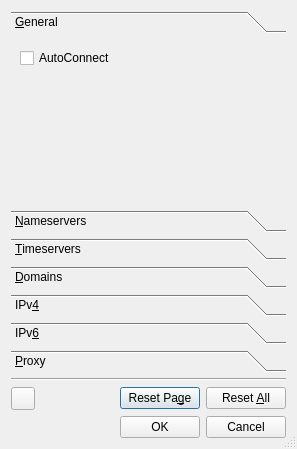
<?xml version="1.0" encoding="UTF-8"?>
<ui version="4.0">
 <class>Peditor</class>
 <widget class="QDialog" name="Peditor">
  <property name="geometry">
   <rect>
    <x>0</x>
    <y>0</y>
    <width>297</width>
    <height>449</height>
   </rect>
  </property>
  <property name="windowTitle">
   <string>Property Editor</string>
  </property>
  <property name="sizeGripEnabled">
   <bool>true</bool>
  </property>
  <property name="modal">
   <bool>true</bool>
  </property>
  <layout class="QVBoxLayout" name="verticalLayout_3">
   <item>
    <widget class="QToolBox" name="toolBox_peditor">
     <widget class="QWidget" name="general">
      <property name="geometry">
       <rect>
        <x>0</x>
        <y>0</y>
        <width>279</width>
        <height>165</height>
       </rect>
      </property>
      <attribute name="label">
       <string>&amp;General</string>
      </attribute>
      <layout class="QVBoxLayout" name="verticalLayout_9">
       <item>
        <widget class="QCheckBox" name="checkBox_autoconnect">
         <property name="whatsThis">
          <string>&lt;html&gt;&lt;head/&gt;&lt;body&gt;&lt;p&gt;If checked this service will auto-connect when no other connection is available. This is only available for services marked &amp;quot;Favorite&amp;quot;. &lt;/p&gt;&lt;p&gt;The service will not auto-connect while roaming.&lt;/p&gt;&lt;/body&gt;&lt;/html&gt;</string>
         </property>
         <property name="text">
          <string>AutoConnect</string>
         </property>
        </widget>
       </item>
       <item>
        <spacer name="verticalSpacer_9">
         <property name="orientation">
          <enum>Qt::Vertical</enum>
         </property>
         <property name="sizeHint" stdset="0">
          <size>
           <width>20</width>
           <height>40</height>
          </size>
         </property>
        </spacer>
       </item>
      </layout>
     </widget>
     <widget class="QWidget" name="nameservers">
      <property name="geometry">
       <rect>
        <x>0</x>
        <y>0</y>
        <width>279</width>
        <height>165</height>
       </rect>
      </property>
      <property name="whatsThis">
       <string>&lt;html&gt;&lt;head/&gt;&lt;body&gt;&lt;p&gt;The list of manually configured domain name servers. Some cellular networks don't provide correct name servers and this allows for an override.&lt;/p&gt;&lt;p&gt;This array is sorted by priority and the first entry in the list represents the nameserver with the highest priority.&lt;/p&gt;&lt;p&gt;When using manual configuration and no global nameservers are configured, then it is useful to configure this setting.&lt;/p&gt;&lt;p&gt;Enter one or more IP addresses.  Separate each address you enter by a comma, semi-colon, or by white space.&lt;/p&gt;&lt;/body&gt;&lt;/html&gt;</string>
      </property>
      <attribute name="label">
       <string>&amp;Nameservers</string>
      </attribute>
      <layout class="QVBoxLayout" name="verticalLayout_2">
       <item>
        <widget class="QLineEdit" name="lineEdit_nameservers"/>
       </item>
       <item>
        <spacer name="verticalSpacer_4">
         <property name="orientation">
          <enum>Qt::Vertical</enum>
         </property>
         <property name="sizeHint" stdset="0">
          <size>
           <width>20</width>
           <height>40</height>
          </size>
         </property>
        </spacer>
       </item>
      </layout>
     </widget>
     <widget class="QWidget" name="timeservers">
      <property name="geometry">
       <rect>
        <x>0</x>
        <y>0</y>
        <width>279</width>
        <height>165</height>
       </rect>
      </property>
      <property name="whatsThis">
       <string>&lt;html&gt;&lt;head/&gt;&lt;body&gt;&lt;p&gt;The list of manually configured time servers.&lt;/p&gt;&lt;p&gt;The first entry in the list represents the timeserver with the highest priority.&lt;/p&gt;&lt;p&gt;When using manual configuration this setting is useful to override all the other timeserver settings. This is service specific, hence only the values for the default service are used.&lt;/p&gt;&lt;p&gt;Changes to this property will result in restart of NTP query.&lt;/p&gt;&lt;p&gt;Enter one or more IP addresses.  Separate each address you enter by a comma, semi-colon, or by white space.&lt;/p&gt;&lt;/body&gt;&lt;/html&gt;</string>
      </property>
      <attribute name="label">
       <string>&amp;Timeservers</string>
      </attribute>
      <layout class="QVBoxLayout" name="verticalLayout_4">
       <item>
        <widget class="QLineEdit" name="lineEdit_timeservers"/>
       </item>
       <item>
        <spacer name="verticalSpacer_5">
         <property name="orientation">
          <enum>Qt::Vertical</enum>
         </property>
         <property name="sizeHint" stdset="0">
          <size>
           <width>20</width>
           <height>40</height>
          </size>
         </property>
        </spacer>
       </item>
      </layout>
     </widget>
     <widget class="QWidget" name="domains">
      <property name="geometry">
       <rect>
        <x>0</x>
        <y>0</y>
        <width>279</width>
        <height>165</height>
       </rect>
      </property>
      <property name="whatsThis">
       <string>&lt;html&gt;&lt;head/&gt;&lt;body&gt;&lt;p&gt;List of manually configures search domains.&lt;/p&gt;&lt;p&gt;Enter one or more IP addresses.  Separate each address you enter by a comma, semi-colon, or by white space.&lt;/p&gt;&lt;/body&gt;&lt;/html&gt;</string>
      </property>
      <attribute name="label">
       <string>&amp;Domains</string>
      </attribute>
      <layout class="QVBoxLayout" name="verticalLayout_5">
       <item>
        <widget class="QLineEdit" name="lineEdit_domains"/>
       </item>
       <item>
        <spacer name="verticalSpacer_8">
         <property name="orientation">
          <enum>Qt::Vertical</enum>
         </property>
         <property name="sizeHint" stdset="0">
          <size>
           <width>20</width>
           <height>40</height>
          </size>
         </property>
        </spacer>
       </item>
      </layout>
     </widget>
     <widget class="QWidget" name="ipv4">
      <property name="geometry">
       <rect>
        <x>0</x>
        <y>0</y>
        <width>279</width>
        <height>165</height>
       </rect>
      </property>
      <property name="whatsThis">
       <string>&lt;html&gt;&lt;head/&gt;&lt;body&gt;&lt;p&gt;User configuration of IPv4 settings.&lt;/p&gt;&lt;/body&gt;&lt;/html&gt;</string>
      </property>
      <attribute name="label">
       <string>IPv&amp;4</string>
      </attribute>
      <layout class="QVBoxLayout" name="verticalLayout">
       <item>
        <layout class="QGridLayout" name="gridLayout_2">
         <item row="1" column="1">
          <widget class="QLineEdit" name="lineEdit_ipv4address"/>
         </item>
         <item row="1" column="0">
          <widget class="QLabel" name="label">
           <property name="text">
            <string>Address</string>
           </property>
          </widget>
         </item>
         <item row="3" column="1">
          <widget class="QLineEdit" name="lineEdit_ipv4gateway"/>
         </item>
         <item row="2" column="0">
          <widget class="QLabel" name="label_2">
           <property name="text">
            <string>Netmask</string>
           </property>
          </widget>
         </item>
         <item row="3" column="0">
          <widget class="QLabel" name="label_3">
           <property name="text">
            <string>Gateway</string>
           </property>
          </widget>
         </item>
         <item row="2" column="1">
          <widget class="QLineEdit" name="lineEdit_ipv4netmask"/>
         </item>
         <item row="0" column="1">
          <widget class="QComboBox" name="comboBox_ipv4method">
           <property name="currentText">
            <string/>
           </property>
          </widget>
         </item>
         <item row="0" column="0">
          <widget class="QLabel" name="label_8">
           <property name="text">
            <string>Method</string>
           </property>
          </widget>
         </item>
        </layout>
       </item>
       <item>
        <spacer name="verticalSpacer">
         <property name="orientation">
          <enum>Qt::Vertical</enum>
         </property>
         <property name="sizeHint" stdset="0">
          <size>
           <width>20</width>
           <height>40</height>
          </size>
         </property>
        </spacer>
       </item>
      </layout>
     </widget>
     <widget class="QWidget" name="ipv6">
      <property name="geometry">
       <rect>
        <x>0</x>
        <y>0</y>
        <width>279</width>
        <height>165</height>
       </rect>
      </property>
      <property name="whatsThis">
       <string>&lt;html&gt;&lt;head/&gt;&lt;body&gt;&lt;p&gt;User configuration of IPv6 settings&lt;/p&gt;&lt;/body&gt;&lt;/html&gt;</string>
      </property>
      <attribute name="label">
       <string>IPv&amp;6</string>
      </attribute>
      <layout class="QVBoxLayout" name="verticalLayout_6">
       <item>
        <layout class="QGridLayout" name="gridLayout">
         <item row="0" column="1">
          <widget class="QComboBox" name="comboBox_ipv6method">
           <property name="currentText">
            <string/>
           </property>
          </widget>
         </item>
         <item row="3" column="0">
          <widget class="QLabel" name="label_4">
           <property name="text">
            <string>Gateway</string>
           </property>
          </widget>
         </item>
         <item row="1" column="1">
          <widget class="QSpinBox" name="spinBox_ipv6prefixlength">
           <property name="maximum">
            <number>255</number>
           </property>
          </widget>
         </item>
         <item row="1" column="0">
          <widget class="QLabel" name="label_7">
           <property name="text">
            <string>Prefix Length</string>
           </property>
          </widget>
         </item>
         <item row="2" column="1">
          <widget class="QLineEdit" name="lineEdit_ipv6address">
           <property name="text">
            <string/>
           </property>
          </widget>
         </item>
         <item row="4" column="0">
          <widget class="QLabel" name="label_6">
           <property name="text">
            <string>Privacy</string>
           </property>
          </widget>
         </item>
         <item row="3" column="1">
          <widget class="QLineEdit" name="lineEdit_ipv6gateway"/>
         </item>
         <item row="2" column="0">
          <widget class="QLabel" name="label_5">
           <property name="text">
            <string>Address</string>
           </property>
          </widget>
         </item>
         <item row="4" column="1">
          <widget class="QComboBox" name="comboBox_ipv6privacy">
           <property name="currentText">
            <string/>
           </property>
          </widget>
         </item>
         <item row="0" column="0">
          <widget class="QLabel" name="label_9">
           <property name="text">
            <string>Method</string>
           </property>
          </widget>
         </item>
        </layout>
       </item>
       <item>
        <spacer name="verticalSpacer_2">
         <property name="orientation">
          <enum>Qt::Vertical</enum>
         </property>
         <property name="sizeHint" stdset="0">
          <size>
           <width>20</width>
           <height>40</height>
          </size>
         </property>
        </spacer>
       </item>
      </layout>
     </widget>
     <widget class="QWidget" name="proxy">
      <property name="geometry">
       <rect>
        <x>0</x>
        <y>0</y>
        <width>265</width>
        <height>168</height>
       </rect>
      </property>
      <property name="whatsThis">
       <string>&lt;html&gt;&lt;head/&gt;&lt;body&gt;&lt;p&gt;User configuration of Proxy settings.&lt;/p&gt;&lt;/body&gt;&lt;/html&gt;</string>
      </property>
      <attribute name="label">
       <string>&amp;Proxy</string>
      </attribute>
      <layout class="QVBoxLayout" name="verticalLayout_7">
       <item>
        <layout class="QGridLayout" name="gridLayout_3">
         <item row="0" column="0">
          <widget class="QLabel" name="label_13">
           <property name="text">
            <string>Method</string>
           </property>
          </widget>
         </item>
         <item row="0" column="1">
          <widget class="QComboBox" name="comboBox_proxymethod">
           <property name="currentText">
            <string/>
           </property>
          </widget>
         </item>
         <item row="1" column="0" colspan="2">
          <widget class="QStackedWidget" name="stackedWidget_proxy01">
           <property name="currentIndex">
            <number>0</number>
           </property>
           <widget class="QWidget" name="page_0"/>
           <widget class="QWidget" name="page_1">
            <layout class="QGridLayout" name="gridLayout_4">
             <item row="0" column="2">
              <widget class="QLineEdit" name="lineEdit_proxyurl">
               <property name="whatsThis">
                <string>&lt;html&gt;&lt;head/&gt;&lt;body&gt;&lt;p&gt;Automatic proxy configuration URL.  Used by the &amp;quot;auto&amp;quot; method.&lt;/p&gt;&lt;/body&gt;&lt;/html&gt;</string>
               </property>
              </widget>
             </item>
             <item row="1" column="2">
              <spacer name="verticalSpacer_7">
               <property name="orientation">
                <enum>Qt::Vertical</enum>
               </property>
               <property name="sizeHint" stdset="0">
                <size>
                 <width>20</width>
                 <height>173</height>
                </size>
               </property>
              </spacer>
             </item>
             <item row="0" column="1">
              <widget class="QLabel" name="label_10">
               <property name="text">
                <string>URL</string>
               </property>
              </widget>
             </item>
            </layout>
           </widget>
           <widget class="QWidget" name="page_2">
            <layout class="QVBoxLayout" name="verticalLayout_8">
             <item>
              <widget class="QLabel" name="label_11">
               <property name="text">
                <string>Servers</string>
               </property>
              </widget>
             </item>
             <item>
              <widget class="QLineEdit" name="lineEdit_proxyservers">
               <property name="whatsThis">
                <string>&lt;html&gt;&lt;head/&gt;&lt;body&gt;&lt;p&gt;Used when &amp;quot;manual&amp;quot; is set.List of proxy URIs.  The URI without a protocol will be interpreted as the generic proxy URI.&lt;/p&gt;&lt;p&gt;Enter one or more IP addresses. Separate each address you enter by a comma, semi-colon, or by white space.&lt;/p&gt;&lt;/body&gt;&lt;/html&gt;</string>
               </property>
              </widget>
             </item>
             <item>
              <widget class="QLabel" name="label_12">
               <property name="text">
                <string>Excludes</string>
               </property>
              </widget>
             </item>
             <item>
              <widget class="QLineEdit" name="lineEdit_proxyexcludes">
               <property name="whatsThis">
                <string>&lt;html&gt;&lt;head/&gt;&lt;body&gt;&lt;p&gt;Used when &amp;quot;manual&amp;quot; is set.  A list of hosts which can be accessed directly.&lt;/p&gt;&lt;p&gt;&lt;br/&gt;&lt;/p&gt;&lt;p&gt;Enter one or more IP addresses.  Separate each address you enter by a comma, semi-colon, or by white space.&lt;/p&gt;&lt;/body&gt;&lt;/html&gt;</string>
               </property>
              </widget>
             </item>
             <item>
              <spacer name="verticalSpacer_6">
               <property name="orientation">
                <enum>Qt::Vertical</enum>
               </property>
               <property name="sizeHint" stdset="0">
                <size>
                 <width>20</width>
                 <height>40</height>
                </size>
               </property>
              </spacer>
             </item>
            </layout>
           </widget>
          </widget>
         </item>
        </layout>
       </item>
       <item>
        <spacer name="verticalSpacer_3">
         <property name="orientation">
          <enum>Qt::Vertical</enum>
         </property>
         <property name="sizeHint" stdset="0">
          <size>
           <width>20</width>
           <height>243</height>
          </size>
         </property>
        </spacer>
       </item>
      </layout>
     </widget>
    </widget>
   </item>
   <item>
    <widget class="Line" name="line">
     <property name="orientation">
      <enum>Qt::Horizontal</enum>
     </property>
    </widget>
   </item>
   <item>
    <layout class="QHBoxLayout" name="horizontalLayout">
     <item>
      <widget class="QToolButton" name="toolButton_whatsthis">
       <property name="toolTip">
        <string>&lt;html&gt;&lt;head/&gt;&lt;body&gt;&lt;p&gt;What's This&lt;/p&gt;&lt;/body&gt;&lt;/html&gt;</string>
       </property>
       <property name="text">
        <string/>
       </property>
      </widget>
     </item>
     <item>
      <spacer name="horizontalSpacer_2">
       <property name="orientation">
        <enum>Qt::Horizontal</enum>
       </property>
       <property name="sizeHint" stdset="0">
        <size>
         <width>40</width>
         <height>20</height>
        </size>
       </property>
      </spacer>
     </item>
     <item>
      <widget class="QPushButton" name="pushButton_resetpage">
       <property name="whatsThis">
        <string>&lt;html&gt;&lt;head/&gt;&lt;body&gt;&lt;p&gt;Clear all entries on the current page.&lt;/p&gt;&lt;p&gt;This button will reset every field on the current page to the default value, which generally means nothing in the field.&lt;/p&gt;&lt;/body&gt;&lt;/html&gt;</string>
       </property>
       <property name="text">
        <string>Reset Pa&amp;ge</string>
       </property>
      </widget>
     </item>
     <item>
      <widget class="QPushButton" name="pushButton_resetall">
       <property name="whatsThis">
        <string>&lt;html&gt;&lt;head/&gt;&lt;body&gt;&lt;p&gt;Clear all fields on every page of the dialog.&lt;/p&gt;&lt;p&gt;This will reset every field on every page to the default value for the field. &lt;/p&gt;&lt;/body&gt;&lt;/html&gt;</string>
       </property>
       <property name="text">
        <string>Reset &amp;All</string>
       </property>
      </widget>
     </item>
    </layout>
   </item>
   <item>
    <layout class="QHBoxLayout" name="horizontalLayout_2">
     <item>
      <spacer name="horizontalSpacer">
       <property name="orientation">
        <enum>Qt::Horizontal</enum>
       </property>
       <property name="sizeHint" stdset="0">
        <size>
         <width>40</width>
         <height>20</height>
        </size>
       </property>
      </spacer>
     </item>
     <item>
      <widget class="QPushButton" name="pushButton_ok">
       <property name="enabled">
        <bool>true</bool>
       </property>
       <property name="whatsThis">
        <string>&lt;html&gt;&lt;head/&gt;&lt;body&gt;&lt;p&gt;Accept the entries, send them to Connman, and close the dialog.&lt;/p&gt;&lt;/body&gt;&lt;/html&gt;</string>
       </property>
       <property name="text">
        <string>OK</string>
       </property>
      </widget>
     </item>
     <item>
      <widget class="QPushButton" name="pushButton_cancel">
       <property name="whatsThis">
        <string>&lt;html&gt;&lt;head/&gt;&lt;body&gt;&lt;p&gt;Close the dialog without sending any entries to Connman.&lt;/p&gt;&lt;/body&gt;&lt;/html&gt;</string>
       </property>
       <property name="text">
        <string>Cancel</string>
       </property>
      </widget>
     </item>
    </layout>
   </item>
  </layout>
 </widget>
 <tabstops>
  <tabstop>comboBox_ipv4method</tabstop>
  <tabstop>lineEdit_ipv4address</tabstop>
  <tabstop>lineEdit_ipv4netmask</tabstop>
  <tabstop>lineEdit_ipv4gateway</tabstop>
  <tabstop>comboBox_ipv6method</tabstop>
  <tabstop>spinBox_ipv6prefixlength</tabstop>
  <tabstop>lineEdit_ipv6address</tabstop>
  <tabstop>lineEdit_ipv6gateway</tabstop>
  <tabstop>comboBox_ipv6privacy</tabstop>
  <tabstop>comboBox_proxymethod</tabstop>
  <tabstop>lineEdit_proxyurl</tabstop>
  <tabstop>toolButton_whatsthis</tabstop>
  <tabstop>pushButton_resetpage</tabstop>
  <tabstop>pushButton_resetall</tabstop>
  <tabstop>pushButton_ok</tabstop>
  <tabstop>pushButton_cancel</tabstop>
 </tabstops>
 <resources/>
 <connections>
  <connection>
   <sender>pushButton_cancel</sender>
   <signal>clicked()</signal>
   <receiver>Peditor</receiver>
   <slot>reject()</slot>
   <hints>
    <hint type="sourcelabel">
     <x>239</x>
     <y>434</y>
    </hint>
    <hint type="destinationlabel">
     <x>226</x>
     <y>-14</y>
    </hint>
   </hints>
  </connection>
  <connection>
   <sender>comboBox_proxymethod</sender>
   <signal>activated(int)</signal>
   <receiver>stackedWidget_proxy01</receiver>
   <slot>setCurrentIndex(int)</slot>
   <hints>
    <hint type="sourcelabel">
     <x>238</x>
     <y>198</y>
    </hint>
    <hint type="destinationlabel">
     <x>230</x>
     <y>218</y>
    </hint>
   </hints>
  </connection>
 </connections>
</ui>
